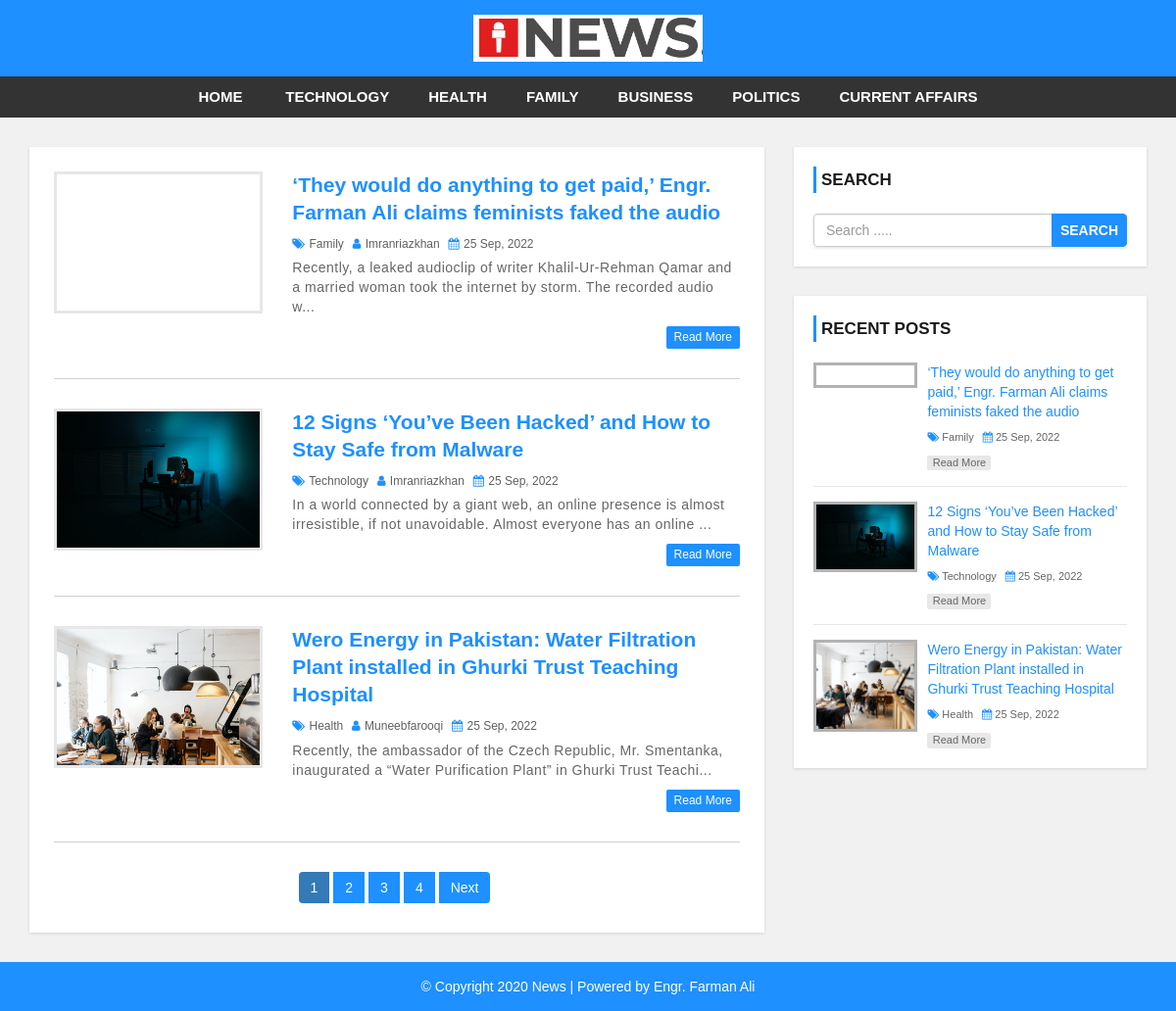
The page / on the database its author committed.
### tables this page shows
CREATE TABLE `settings` (
  `id` int(11) NOT NULL,
  `websitename` varchar(60) NOT NULL,
  `logo` varchar(50) NOT NULL,
  `footerdesc` varchar(255) NOT NULL
);

CREATE TABLE `category` (
  `category_id` int(11) NOT NULL,
  `category_name` varchar(100) NOT NULL,
  `post` int(11) NOT NULL DEFAULT 0
);

CREATE TABLE `post` (
  `post_id` int(11) NOT NULL,
  `title` varchar(100) NOT NULL,
  `description` text NOT NULL,
  `category` varchar(100) NOT NULL,
  `post_date` varchar(50) NOT NULL,
  `author` int(11) NOT NULL,
  `post_img` varchar(100) NOT NULL
);

CREATE TABLE `user` (
  `user_id` int(10) UNSIGNED NOT NULL,
  `first_name` varchar(30) NOT NULL,
  `last_name` varchar(30) NOT NULL,
  `username` varchar(30) DEFAULT NULL,
  `password` varchar(40) DEFAULT NULL,
  `role` int(11) NOT NULL
);

### config.php (called while the page is built, shortened)
<?php
$hostname = "http://localhost/news-site";
?>

### index.php (the view, shortened to what this page needs)
<?php include 'header.php'; ?>
    <div id="main-content">
        <div class="container">
            <div class="row">
                <div class="col-md-8">
                    <div class="post-container">
                      <?php
                        include "config.php";
                        $limit = 3;
                        if(isset($_GET['page'])){
                          $page = $_GET['page'];
                        }else{
                          $page = 1;
                        }
                        $offset = ($page - 1) * $limit;
                        $sql = "SELECT post.post_id, post.title, post.description,post.post_date,post.author,
                        category.category_name,user.username,post.category,post.post_img FROM post
                        LEFT JOIN category ON post.category = category.category_id
                        LEFT JOIN user ON post.author = user.user_id
                        ORDER BY post.post_id DESC LIMIT {$offset},{$limit}";
                        $result = mysqli_query($conn, $sql) or die("Query Failed.");
                        if(mysqli_num_rows($result) > 0){
                          while($row = mysqli_fetch_assoc($result)) {
                      ?>
                        <div class="post-content">
                            <div class="row">
                                <div class="col-md-4">
                                  <a class="post-img" href="single.php?id=<?php echo $row['post_id']; ?>"><img src="admin/upload/<?php echo $row['post_img']; ?>" alt=""/></a>
                                </div>
                                <div class="col-md-8">
                                  <div class="inner-content clearfix">
                                      <h3><a href='single.php?id=<?php echo $row['post_id']; ?>'><?php echo $row['title']; ?></a></h3>
                                      <div class="post-information">
                                          <span>
                                              <i class="fa fa-tags" aria-hidden="true"></i>
                                              <a href='category.php?cid=<?php echo $row['category']; ?>'><?php echo $row['category_name']; ?></a>
                                          </span>
                                          <span>
                                              <i class="fa fa-user" aria-hidden="true"></i>
                                              <a href='author.php?aid=<?php echo $row['author']; ?>'><?php echo $row['username']; ?></a>
                                          </span>
                                          <span>
                                              <i class="fa fa-calendar" aria-hidden="true"></i>
                                              <?php echo $row['post_date']; ?>
                                          </span>
                                      </div>
                                      <p class="description">
                                          <?php echo substr($row['description'],0,130) . "..."; ?>
                                      </p>
                                      <a class='read-more pull-right' href='single.php?id=<?php echo $row['post_id']; ?>'>read more</a>
                                  </div>
                                </div>
                            </div>
                        </div>
                        <?php
                          }
                        }else{
                          echo "<h2>No Record Found.</h2>";
                        }
                        $sql1 = "SELECT * FROM post";
                        $result1 = mysqli_query($conn, $sql1) or die("Query Failed.");
                        if(mysqli_num_rows($result1) > 0){
                          $total_records = mysqli_num_rows($result1);
                          $total_page = ceil($total_records / $limit);
                          echo '<ul class="pagination admin-pagination">';
                          for($i = 1; $i <= $total_page; $i++){
                            if($i == $page){
                              $active = "active";
                            }else{
                              $active = "";
                            }
                            echo '<li class="'.$active.'"><a href="index.php?page='.$i.'">'.$i.'</a></li>';
                          }
                          if($total_page > $page){
                            echo '<li><a href="index.php?page='.($page + 1).'">Next</a></li>';
                          }
                          echo '</ul>';
                        }
                        ?>
                    </div>
                </div>
                <?php include 'sidebar.php'; ?>
            </div>
        </div>
    </div>
<?php include 'footer.php'; ?>

### header.php (shortened to what this page needs)
<?php
  include "config.php";
?>
<!DOCTYPE html>
<html lang="en">
<head>
    <link rel="stylesheet" href="css/bootstrap.min.css" />
    <link rel="stylesheet" href="css/font-awesome.css">
    <link rel="stylesheet" href="css/style.css">
</head>
<body>
<div id="header">
    <div class="container">
        <div class="row">
            <div class=" col-md-offset-4 col-md-4">
              <?php
                include "config.php";
                $sql = "SELECT * FROM settings";
                $result = mysqli_query($conn, $sql) or die("Query Failed.");
                if(mysqli_num_rows($result) > 0){
                  while($row = mysqli_fetch_assoc($result)) {
                    if($row['logo'] == ""){
                      echo '<a href="index.php"><h1>'.$row['websitename'].'</h1></a>';
                    }else{
                      echo '<a href="index.php" id="logo"><img src="admin/images/'. $row['logo'] .'"></a>';
                    }
                  }
                }
                ?>
            </div>
        </div>
    </div>
</div>
<div id="menu-bar">
    <div class="container">
        <div class="row">
            <div class="col-md-12">
              <?php
                include "config.php";
                $sql = "SELECT * FROM category WHERE post > 0";
                $result = mysqli_query($conn, $sql) or die("Query Failed. : Category");
                if(mysqli_num_rows($result) > 0){
                  $active = "";
              ?>
                <ul class='menu'>
                  <li><a href='<?php echo $hostname; ?>'>Home</a></li>
                  <?php while($row = mysqli_fetch_assoc($result)) {
                    echo "<li><a class='{$active}' href='category.php?cid={$row['category_id']}'>{$row['category_name']}</a></li>";
                  } ?>
                </ul>
                <?php } ?>
            </div>
        </div>
    </div>
</div>

### sidebar.php
<div id="sidebar" class="col-md-4">
    <div class="search-box-container">
        <h4>Search</h4>
        <form class="search-post" action="search.php" method ="GET">
            <div class="input-group">
                <input type="text" name="search" class="form-control" placeholder="Search .....">
                <span class="input-group-btn">
                    <button type="submit" class="btn btn-danger">Search</button>
                </span>
            </div>
        </form>
    </div>
    <div class="recent-post-container">
        <h4>Recent Posts</h4>
        <?php
        include "config.php";
        $limit = 3;
        $sql = "SELECT post.post_id, post.title, post.post_date,
        category.category_name,post.category,post.post_img FROM post
        LEFT JOIN category ON post.category = category.category_id
        ORDER BY post.post_id DESC LIMIT {$limit}";
        $result = mysqli_query($conn, $sql) or die("Query Failed. : Recent Post");
        if(mysqli_num_rows($result) > 0){
          while($row = mysqli_fetch_assoc($result)) {
      ?>
        <div class="recent-post">
            <a class="post-img" href="single.php?id=<?php echo $row['post_id']; ?>">
                <img src="admin/upload/<?php echo $row['post_img']; ?>" alt=""/>
            </a>
            <div class="post-content">
                <h5><a href="single.php?id=<?php echo $row['post_id']; ?>"><?php echo $row['title']; ?></a></h5>
                <span>
                    <i class="fa fa-tags" aria-hidden="true"></i>
                    <a href='category.php?cid=<?php echo $row['category']; ?>'><?php echo $row['category_name']; ?></a>
                </span>
                <span>
                    <i class="fa fa-calendar" aria-hidden="true"></i>
                    <?php echo $row['post_date']; ?>
                </span>
                <a class="read-more" href="single.php?id=<?php echo $row['post_id']; ?>">read more</a>
            </div>
        </div>
    <?php
      }
    }
    ?>
    </div>
</div>

### footer.php
<div id ="footer">
    <div class="container">
        <div class="row">
            <div class="col-md-12">
              <?php
                include "config.php";
                $sql = "SELECT * FROM settings";
                $result = mysqli_query($conn, $sql) or die("Query Failed.");
                if(mysqli_num_rows($result) > 0){
                  while($row = mysqli_fetch_assoc($result)) {
              ?>
                <span><?php echo $row['footerdesc']; ?></span>
              <?php
                }
              }
              ?>
            </div>
        </div>
    </div>
</div>
</body>
</html>

### css/style.css (style rules this page uses)
body { background: #f1f1f1; font-family: sans-serif,arial,Helvetica; }
a, a:hover, a:focus { text-decoration: none; outline: none; }
ul { margin:0; padding:0; list-style:none; }
form { background: #fff; padding: 25px; box-shadow:0 1px 3px rgba(0, 0, 0, 0.13); }
#header { background: #1e90ff; text-align: center; padding: 15px; }
#logo { display: inline-block; width: 65%; }
#logo img { width: 100%; }
#menu-bar { background: #333; text-align: center; }
#menu-bar .menu > li { display: inline-block; }
.menu > li > a { padding: 10px 20px; display: block; text-transform: uppercase; color: #fff; font-size: 15px; font-weight:600; transition:all 0.5s ease 0s; }
#main-content { padding: 30px 0; min-height: 750px; }
#main-content .post-container { background-color: #fff; padding: 25px; box-shadow: 0 1px 3px rgba(0, 0, 0, 0.13); }
#main-content .post-content { border-bottom: 1px solid #d1d1d1; padding: 0 0 30px; margin-bottom:30px; }
#main-content .post-content img { width: 100%; }
#main-content .post-content .post-img { border: 3px solid #e7e7e7; display: block; height: 145px; overflow: hidden; transition: border .3s; }
#main-content .post-content h3 { font-size: 21px; line-height: 28px; font-weight: 600; margin: 0 0 7px; }
#main-content .post-content h3 a { color: #1e90ff; transition:all 0.3s; }
#main-content .post-content .post-information span { color: #606060; font-size: 12px; text-transform: capitalize; margin: 0 5px 5px 0; display: inline-block; }
#main-content .post-content .post-information i { color: #1e90ff; margin-right: 1px; }
#main-content .post-content .post-information a { color: #606060; text-decoration: none; }
#main-content .post-content p, #main-content .single-post p { color: #666; font-size: 14px; letter-spacing: 0.5px; margin:0 0 10px; }
#main-content .post-content a.read-more { color: #fff; background-color: #1E90FF; font-size: 12px; text-transform: capitalize; padding: 3px 8px; border-radius: 2px; transition: all 0.3s; }
.pagination { display: block; text-align: center; margin: 0; }
.pagination li { display:inline-block; margin: 0 5px 0 0; }
.pagination li a { border: none; background: #1e90ff; color: #fff; }
i.fa { color:#222; }
#sidebar h4 { color: #1A1A1A; font-size: 17px; line-height: 27px; font-weight:600; text-transform: uppercase; padding: 0 0 0 5px; margin: 0 0 21px; border-left: 3px solid #1e90ff; }
#sidebar .search-box-container { background-color: #fff; padding: 20px; margin: 0 0 30px; box-shadow: 0 1px 3px rgba(0, 0, 0, 0.13); }
#sidebar .search-post { padding: 0; }
#sidebar .search-post input { color: #606060; }
#sidebar .search-post .btn { font-weight: 600; text-transform: uppercase; padding: 6px 8px; background-color: #1E90FF; border-color: #1E90FF; outline: none; }
#sidebar .recent-post-container { padding: 20px; background: #fff; box-shadow: 0 1px 3px rgba(0, 0, 0, 0.13); }
#sidebar .recent-post { border-bottom: 1px solid #e7e7e7; padding: 0 0 15px; margin: 0 0 15px; }
#sidebar .recent-post:last-child { margin: 0; padding: 0; border: none; }
#sidebar .recent-post .post-img { display: inline-block; width: 33%; border: 3px solid rgba(0,0,0,0.3); vertical-align: top; transition: border .3s; }
#sidebar .recent-post .post-img img { width: 100%; }
#sidebar .recent-post .post-content { width: 65%; display: inline-block; border: none; padding: 0 0 0 7px; margin: 0; }
#sidebar .recent-post h5 { font-size: 14px; line-height: 20px; margin: 0 0 5px; }
#sidebar .recent-post h5 a { color: #1E90FF; }
#sidebar .recent-post span { color: #666; font-size: 11px; display: inline-block; margin: 0 5px 10px 0; }
#sidebar .recent-post span a { color: #666; }
#sidebar .recent-post span i { color: #1E90FF; }
#sidebar .recent-post a.read-more { color: #666; background-color: rgba(0,0,0,0.09); width: 65px; font-size: 11px; text-align: center; padding: 0; display: block; transition: all 0.3s; }
#footer { color: #fff; padding:15px 0; text-align:center; background-color:#1e90ff; }
#footer a { color:#fff; }

### rows shown on the page
settings: logo (picture), footerdesc "© Copyright 2020 News | Powered by Engr. Farman Ali"
category: category_name "TECHNOLOGY"
category: category_name "HEALTH"
category: category_name "FAMILY"
category: category_name "BUSINESS"
category: category_name "POLITICS"
category: category_name "CURRENT AFFAIRS"
post: title "‘They would do anything to get paid,’ Engr. Farman Ali claims feminists faked the audio", category.category_name "Family", user.username "Imranriazkhan", post_date "25 Sep, 2022", description "Recently, a leaked audioclip of writer Khalil-Ur-Rehman Qamar and a married woman took the internet by storm. The recorded audio w"
post: post_img (picture), title "12 Signs ‘You’ve Been Hacked’ and How to Stay Safe from Malware", category.category_name "Technology", user.username "Imranriazkhan", post_date "25 Sep, 2022", description "In a world connected by a giant web, an online presence is almost irresistible, if not unavoidable. Almost everyone has an online"
post: post_img (picture), title "Wero Energy in Pakistan: Water Filtration Plant installed in Ghurki Trust Teaching Hospital", category.category_name "Health", user.username "Muneebfarooqi", post_date "25 Sep, 2022", description "Recently, the ambassador of the Czech Republic, Mr. Smentanka, inaugurated a “Water Purification Plant” in Ghurki Trust Teachi"
